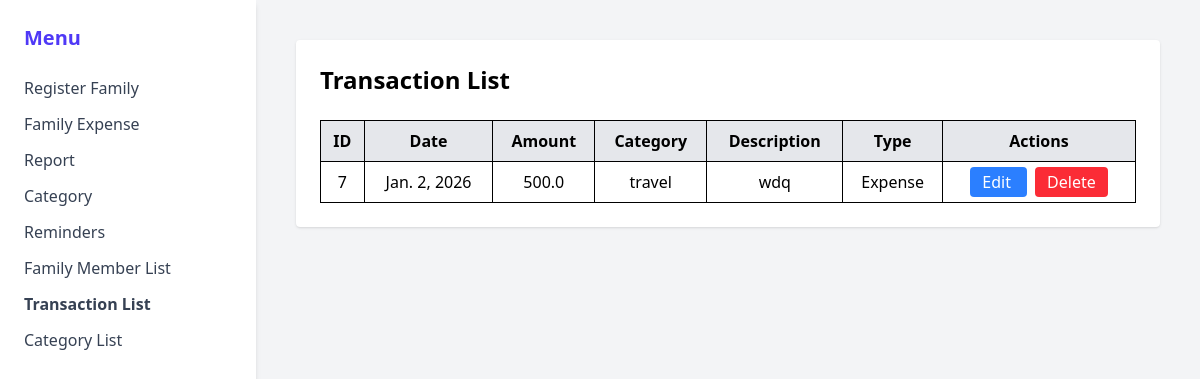
The app's page /user/Transaction2, older data.
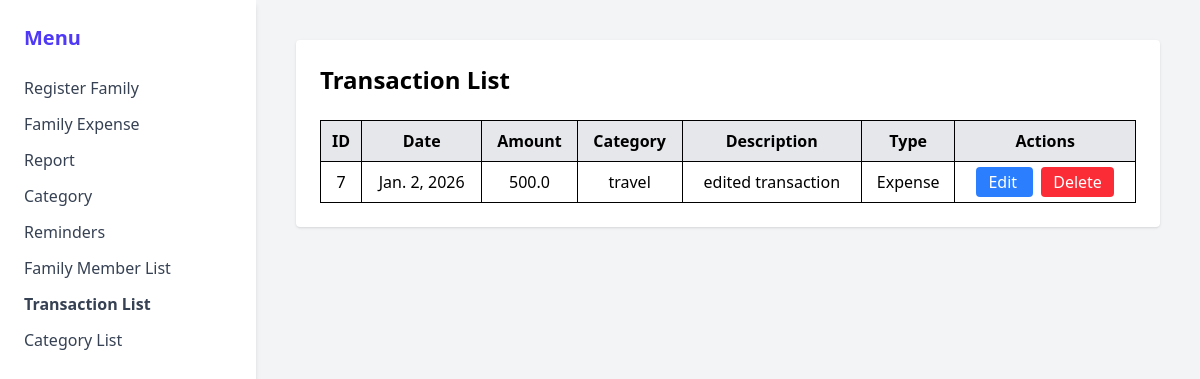
The same page, newer data.
### user/models.py (models this page shows)
class Transaction(models.Model):
    id = models.AutoField(primary_key=True)
    date = models.DateField()
    category_id = models.ForeignKey('Category', on_delete=models.CASCADE)
    amount = models.FloatField()
    Transaction_desc = models.CharField(max_length=100)
    Type = models.CharField(max_length=100)
    owner_type = models.CharField(max_length=10)

class  Category(models.Model):
    category_id = models.IntegerField(max_length=50,primary_key=True)
    category_type = models.CharField(max_length=100)
    def __str__(self):
        return self.category_type

### user/views.py (the view)
# urls.py: path('user/Transaction2',views.Transaction2_page, name='Transaction2_page'),
def Transaction2_page(request):
    transactions = Transaction.objects.filter(owner_type='family')
    return render(request, 'transaction_list2.html', {'transactions': transactions})

### user/templates/transaction_list2.html (shortened to what this page needs)
{% load static %}
<!DOCTYPE html>
<html>
<head>
  <script src="https://cdn.jsdelivr.net/npm/@tailwindcss/browser@4"></script>
</head>
<body class="bg-gray-100">
<div class="flex min-h-screen">
  <aside class="w-64 bg-white shadow-md p-6">
    <h2 class="text-xl font-bold mb-6 text-indigo-600">Menu</h2>
    <ul class="space-y-3 text-gray-700">
        <li><a href="{% url 'Register_page' %}" class="hover:text-indigo-600">Register Family</a></li>
        <li><a href="{% url 'user_familyexpense_page'%}" class="hover:text-indigo-600">Family Expense</a></li>
        <li><a href="{% url 'reports_page' %}" class="hover:text-indigo-600">Report</a></li>
        <li><a href="{% url 'Category_page' %}" class="hover:text-indigo-600">Category</a></li>
        <li><a href="{% url 'Reminder1_page' %}" class="hover:text-indigo-600">Reminders</a></li>
        <li><a href="{% url 'Memberlist_page' %}" class="hover:text-indigo-600">Family Member List</a></li>
        <li><a href="{% url 'Transaction1_page' %}" class="hover:text-indigo-600 font-semibold">Transaction List</a></li>
        <li><a href="{% url 'Categorylist_page' %}" class="hover:text-indigo-600">Category List</a></li>
    </ul>
  </aside>
  <main class="flex-1 p-10">
    <div class="bg-white p-6 rounded shadow">
      <h2 class="text-2xl font-bold mb-6">Transaction List</h2>
      <table class="w-full border border-gray-300">
  <thead class="bg-gray-200">
    <tr>
      <th class="border p-2">ID</th>
      <th class="border p-2">Date</th>
      <th class="border p-2">Amount</th>
      <th class="border p-2">Category</th>
      <th class="border p-2">Description</th>
      <th class="border p-2">Type</th>
      <th class="border p-2">Actions</th>
    </tr>
  </thead>
  <tbody>
    {% for t in transactions %}
    <tr class="text-center hover:bg-gray-50">
      <td class="border p-2">{{ t.id }}</td>
      <td class="border p-2">{{ t.date }}</td>
      <td class="border p-2">{{ t.amount }}</td>
      <td class="border p-2">{{ t.category_id }}</td>
      <td class="border p-2">{{ t.Transaction_desc }}</td>
      <td class="border p-2">{{ t.Type }}</td>
      <td class="border p-2 space-x-2">
        <a href="{% url 'trans2_edit' t.id %}"
           class="bg-blue-500 text-white px-3 py-1 rounded hover:bg-blue-600">
          Edit
        </a>
        <a href="{% url 'trans2_delete' t.id %}"
           onclick="return confirm('Are you sure you want to delete this transaction?');"
           class="bg-red-500 text-white px-3 py-1 rounded hover:bg-red-600">
          Delete
        </a>
      </td>
    </tr>
    {% empty %}
    <tr>
      <td colspan="7" class="text-center p-4 text-red-500">
        No transactions found.
      </td>
    </tr>
    {% endfor %}
  </tbody>
</table>
    </div>
  </main>
</div>
</body>
</html>

Row changes from the older to the newer data that the page shows:
changed Transaction "Expense": Transaction_desc "wdq" → "edited transaction"
